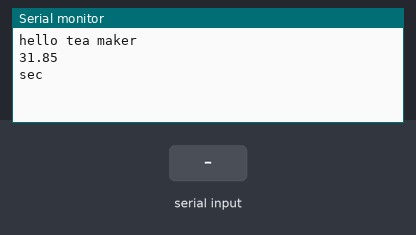
Simulated run of this sketch. Board: Arduino Uno, built with avr-gcc and run on an emulated ATmega328P. Parts: the last lines printed to the serial monitor. The test bench sets the inputs (shaded band).

Above: at 1.2 s.
1.3 s: "90,45\n" received over Serial
At 2.0 s:
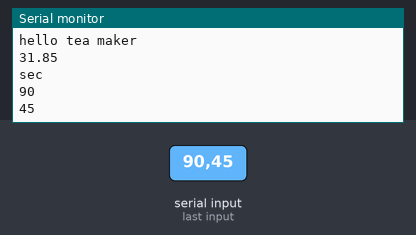
2.8 s: "30,150\n" received over Serial
At 3.6 s:
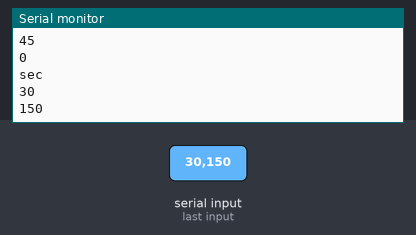
Timing chart, 0 to 5.8 s (numbered marks = the images above; inputs shaded):
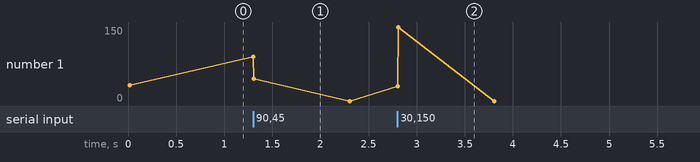

The sketch:

firstSketch.ino
```cpp
// Include libs
// #include <Servo.h>

#define speaker_pin 1

int multiplier = 100;
byte red = 255; // 0-255
const float pi = 3.14;

// For some delay
unsigned long last_time;

void setup() {
  float circleLength = (float)100 / pi;
  Serial.begin(9600);
  Serial.println("hello tea maker");
  Serial.println(circleLength);
}

void loop() {
  // Read and display numbers
  if(Serial.available() > 0) {
//    int data = Serial.read() - '0'; // Change data type to int
    int data = Serial.parseInt();
    Serial.println(data);
  }

  if(millis() - last_time > 1000) {
    last_time = millis();
    Serial.println("sec");

  }
}
```

Measured:
- after the input at 1.3 s, the serial monitor: prints a new line at once (image 1)
- after the input at 2.8 s, the serial monitor: prints a new line at once (image 2)
- plotted number 1: 31.85 → 0 after the input at 1.3 s
